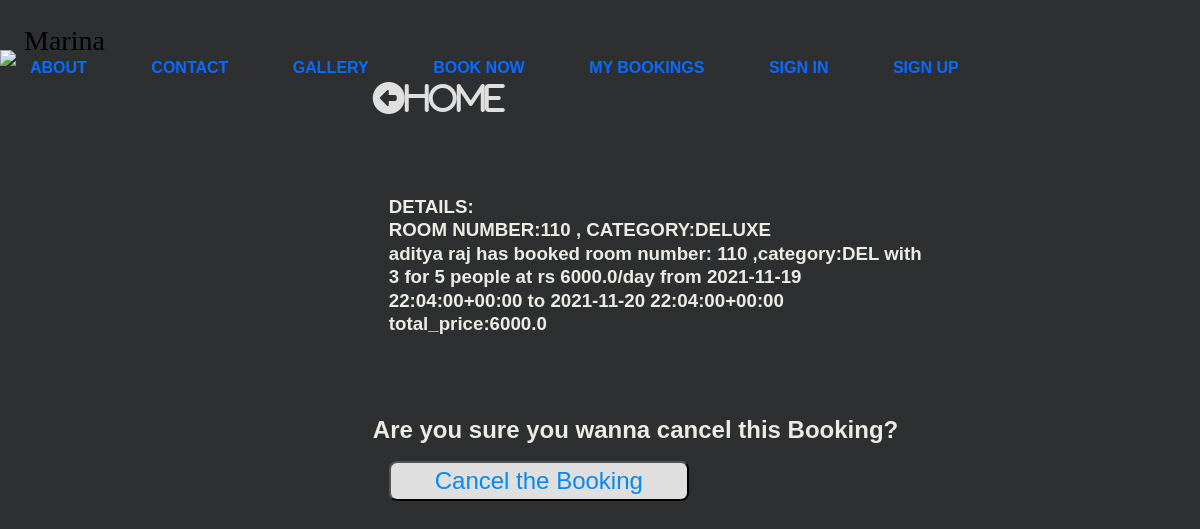
Page /booking/cancel/31 on the committed database.
### hotel/models.py (models this page shows, shortened)
class Booking(models.Model):
    user=models.ForeignKey(settings.AUTH_USER_MODEL,on_delete=models.CASCADE)
    room= models.ForeignKey(Room, on_delete=models.CASCADE)
    check_in=models.DateTimeField()
    check_out = models.DateTimeField()
    name = models.CharField(max_length=100)
    email = models.EmailField()
    number=models.IntegerField()
    total_price=models.FloatField()
    def __str__(self):
        return f'{self.name} has booked {self.room} from {self.check_in} to {self.check_out} \n total_price:{self.total_price}'
    def get_room_category(self):
        room_categories=dict(self.room.ROOM_CATEGORIES)
        room_category=room_categories.get(self.room.category)
        return room_category

class Room(models.Model):
    ROOM_CATEGORIES=(
        ('SIN','SINGLE'),
        ('DBL','DOUBLE'),
        ('DEL','DELUXE'),
        ('KIN','KING'),
        ('QUE','QUEEN'),
        ('NAC','NON-AC'),
    )
    rate = models.FloatField()
    number =models.IntegerField()
    category=models.CharField(max_length=3,choices=ROOM_CATEGORIES)
    beds=models.IntegerField()
    capacity=models.IntegerField()
    def __str__(self):
        return f'room number: {self.number} ,category:{self.category} with {self.beds} for {self.capacity} people at rs {self.rate}/day'

### hotel/views.py (the view)
# urls.py: path('booking/cancel/<pk>',CancelBookingView.as_view(),name='CancelBookingView'),
class CancelBookingView(DeleteView):
    model=Booking
    template_name = 'booking_cancel_view.html'
    success_url = reverse_lazy('hotel:BookingListView')

### hotel/templates/booking_cancel_view.html (shortened to what this page needs)
{% extends "layout.html" %}
{% load static %}
{% block links %}
    <link rel="stylesheet" href="{% static 'hotel/css/room_detail_view.css' %}">
{% endblock %}
{% block content%}
      <div class="content">
        <div class="image">
            <img src="https://images.unsplash.com/photo-1519710164239-da123dc03ef4?ixlib=rb-1.2.1&ixid=eyJhcHBfaWQiOjEyMDd9&auto=format&fit=crop&w=500&q=60">
        </div>
        <div class="room">
            <div class="home">
                <a href="{% url 'hotel:RoomListView' %}"><i class="fas fa-arrow-alt-circle-left">Home</i></a>
            </div>
            <div class="room-info">
                <h3>DETAILS:</h3>
                <h3>ROOM NUMBER:{{booking.room.number}} , CATEGORY:{{booking.get_room_category}} </h3>
                <h3>{{booking}}</h3>
            </div>
            <form id="booking-form" action="" method="POST">
                <h2>Are you sure you wanna cancel this Booking? </h2>
                <div class="input-div">
                    <button type="submit">Cancel the Booking</button>
                </div>
            </form>
        </div>
    </div>
{% endblock %}

### hotel/static/hotel/css/room_detail_view.css (style rules this page uses)
* { padding:0; margin:0; box-sizing: border-box; }
body { background-color: rgb(46, 47, 48); color: rgb(236, 235, 228); font-family: sans-serif; line-height: 1.25; height: 100vh; }
.content { display: flex; flex-direction: row; flex-wrap: wrap; width:100%; justify-content: left; }
.image { flex: 0.3; }
.room { flex:0.5; margin: 2rem; display:flex; text-align: left; align-items: start; flex-direction: column; }
.home { flex: 0.2; }
.room-info { flex: 0.4; margin: 5rem 1rem; }
form { display: flex; flex: 0.4 1 auto; flex-direction: column; }
.image img { flex:1; max-height: 99.2vh; }
i { color:#dfdfdf; font-size: 2rem; }
.input-div { flex: 1 1 auto; margin:1rem; display: flex; flex-direction: column; justify-content: space-between; }
input, button { flex:1; width:300px; border-radius: 0.5rem; line-height: 1.5; font-size: 1.5rem; color: #555; }
button { background-color: #dfdfdf; color:rgb(6, 137, 245); outline:none; }

### rows in the picture
Booking: room.number "110", get_room_category "DELUXE", name+room+check_in "aditya raj has booked room number: 110 ,category:DEL with 3 for 5 people at rs 6000.0/day from 2021-11-19 22:04:00+00:00 to 2021-11-20 22:04:00+00:00 total_price:6000.0"
